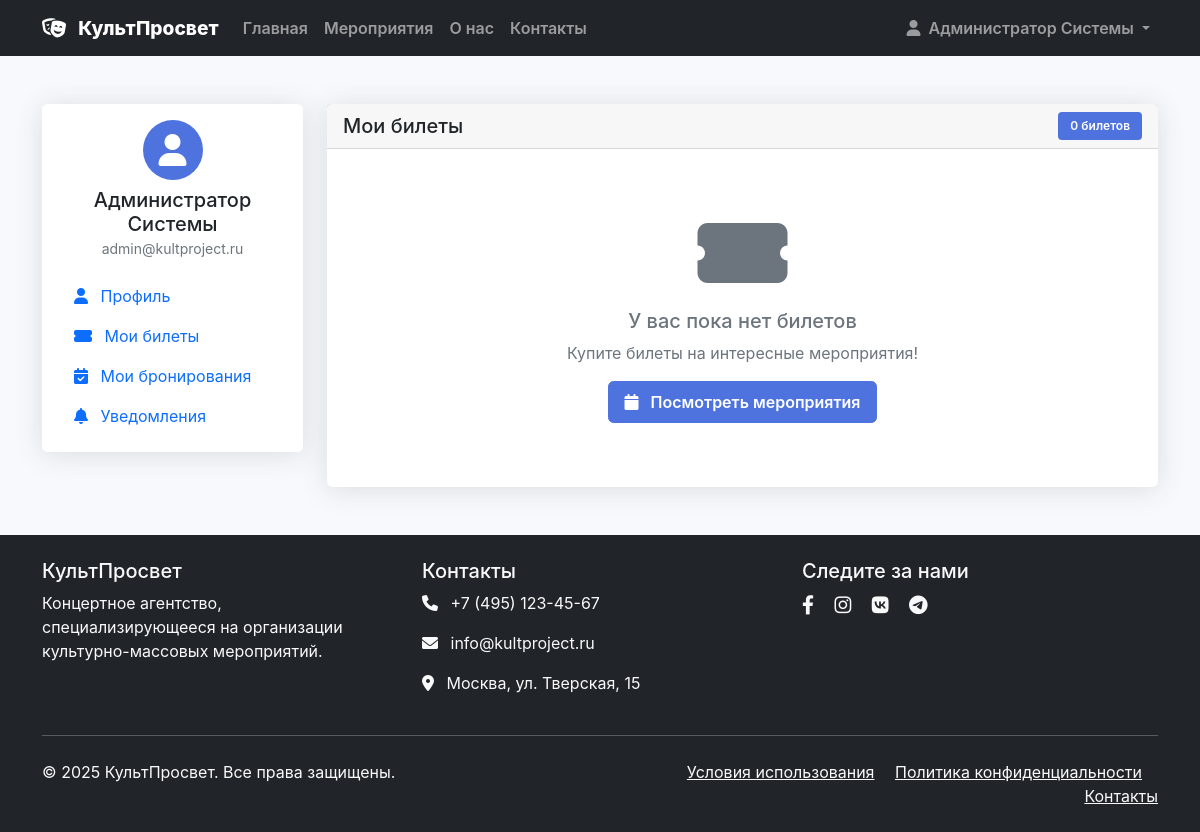
The app's page /my-tickets.php (signed in) with its own data.
### tables this page shows
CREATE TABLE users (
    id INT AUTO_INCREMENT PRIMARY KEY,
    email VARCHAR(255) UNIQUE NOT NULL,
    password VARCHAR(255) NOT NULL,
    first_name VARCHAR(100) NOT NULL,
    last_name VARCHAR(100) NOT NULL,
    phone VARCHAR(20),
    role ENUM('admin', 'manager', 'client') DEFAULT 'client',
    created_at TIMESTAMP DEFAULT CURRENT_TIMESTAMP,
    updated_at TIMESTAMP DEFAULT CURRENT_TIMESTAMP ON UPDATE CURRENT_TIMESTAMP,
    is_active BOOLEAN DEFAULT TRUE
);

### includes/database.php (called while the page is built, shortened)
<?php
class Database {
    private static $instance = null;
    private $pdo;
    private function __construct() {
        try {
            $this->pdo = new PDO(
                "mysql:host=" . DB_HOST . ";dbname=" . DB_NAME . ";charset=" . DB_CHARSET,
                DB_USER,
                DB_PASS,
                [
                    PDO::ATTR_ERRMODE => PDO::ERRMODE_EXCEPTION,
                    PDO::ATTR_DEFAULT_FETCH_MODE => PDO::FETCH_ASSOC,
                    PDO::ATTR_EMULATE_PREPARES => false
                ]
            );
        } catch (PDOException $e) {
            die("Ошибка подключения к базе данных: " . $e->getMessage());
        }
    }
    public static function getInstance() {
        if (self::$instance === null) {
            self::$instance = new self();
        }
        return self::$instance;
    }
    public function query($sql, $params = []) {
        $stmt = $this->pdo->prepare($sql);
        $stmt->execute($params);
        return $stmt;
    }
    public function fetch($sql, $params = []) {
        $stmt = $this->query($sql, $params);
        return $stmt->fetch();
    }
    public function fetchAll($sql, $params = []) {
        $stmt = $this->query($sql, $params);
        return $stmt->fetchAll();
    }
}
?>

### includes/functions.php (called while the page is built, shortened)
<?php
require_once __DIR__ . '/database.php';
class Auth {
    private $db;
    public function __construct() {
        $this->db = Database::getInstance();
    }
    public function isLoggedIn() {
        return isset($_SESSION['user_id']);
    }
    public function getCurrentUser() {
        return $this->db->fetch(
            "SELECT * FROM users WHERE id = ?",
            [$_SESSION['user_id']]
        );
    }
}
?>

### my-tickets.php (the view, shortened to what this page needs)
<?php
require_once 'includes/functions.php';
$auth = new Auth();
$auth->requireLogin();
$db = Database::getInstance();
$user = $auth->getCurrentUser();
$tickets = $db->fetchAll(
    "SELECT
        t.*,
        e.title as event_title,
        e.event_date,
        e.venue,
        s.seat_number,
        s.row_number,
        s.section,
        pc.name as category_name,
        pc.price
     FROM tickets t
     JOIN ticket_orders `to` ON t.order_id = `to`.id
     JOIN bookings b ON `to`.booking_id = b.id
     JOIN events e ON b.event_id = e.id
     JOIN seats s ON `to`.seat_id = s.id
     LEFT JOIN price_categories pc ON s.price_category_id = pc.id
     WHERE b.user_id = ?
     ORDER BY e.event_date DESC, t.created_at DESC",
    [$user['id']]
);
?>
<div class="container my-5">
    <div class="row">
        <div class="col-lg-3">
            <div class="card">
                <div class="card-body">
                    <div class="text-center mb-3">
                        <div class="avatar bg-primary text-white rounded-circle d-inline-flex align-items-center justify-content-center" style="width: 60px; height: 60px;">
                            <i class="fas fa-user fa-2x"></i>
                        </div>
                        <h5 class="mt-2 mb-0"><?php echo htmlspecialchars($user['first_name'] . ' ' . $user['last_name']); ?></h5>
                        <small class="text-muted"><?php echo htmlspecialchars($user['email']); ?></small>
                    </div>
                    <nav class="nav flex-column">
                        <a class="nav-link" href="/profile.php">
                            <i class="fas fa-user me-2"></i>
                            Профиль
                        </a>
                        <a class="nav-link active" href="/my-tickets.php">
                            <i class="fas fa-ticket-alt me-2"></i>
                            Мои билеты
                        </a>
                        <a class="nav-link" href="/my-bookings.php">
                            <i class="fas fa-calendar-check me-2"></i>
                            Мои бронирования
                        </a>
                        <a class="nav-link" href="/notifications.php">
                            <i class="fas fa-bell me-2"></i>
                            Уведомления
                        </a>
                    </nav>
                </div>
            </div>
        </div>
        <div class="col-lg-9">
            <div class="card">
                <div class="card-header d-flex justify-content-between align-items-center">
                    <h5 class="mb-0">Мои билеты</h5>
                    <span class="badge bg-primary"><?php echo count($tickets); ?> билетов</span>
                </div>
                <div class="card-body">
                    <?php if (empty($tickets)): ?>
                        <div class="text-center py-5">
                            <i class="fas fa-ticket-alt text-muted display-1 mb-3"></i>
                            <h5 class="text-muted">У вас пока нет билетов</h5>
                            <p class="text-muted">Купите билеты на интересные мероприятия!</p>
                            <a href="/events.php" class="btn btn-primary">
                                <i class="fas fa-calendar me-2"></i>
                                Посмотреть мероприятия
                            </a>
                        </div>
                    <?php endif; ?>
                </div>
            </div>
        </div>
    </div>
</div>
<?php
include 'header.php';
?>

### assets/css/style.css (style rules this page uses)
:root { --primary-color: #4e73df; --secondary-color: #858796; --success-color: #1cc88a; --info-color: #36b9cc; --warning-color: #f6c23e; --danger-color: #e74a3b; --light-color: #f8f9fc; --dark-color: #5a5c69; }
body { font-family: 'Nunito', -apple-system, BlinkMacSystemFont, 'Segoe UI', 'Roboto', 'Helvetica Neue', Arial, sans-serif; background-color: #f8f9fc; }
.card { border: none; border-radius: 0.35rem; box-shadow: 0 0.15rem 1.75rem 0 rgba(58, 59, 69, 0.15); transition: all 0.3s ease-in-out; }
.btn { border-radius: 0.35rem; font-weight: 600; padding: 0.5rem 1rem; transition: all 0.3s ease-in-out; }
.btn-primary { background-color: var(--primary-color); border-color: var(--primary-color); }
.avatar { background-color: var(--primary-color); color: white; border-radius: 50%; display: inline-flex; align-items: center; justify-content: center; font-weight: 600; }
.badge { font-weight: 600; padding: 0.5rem 0.75rem; border-radius: 0.25rem; }
.bg-primary { background-color: var(--primary-color) !important; }

### records on screen
users: first_name+last_name "Администратор Системы", email "admin@kultproject.ru"

### other values on screen
SITE_NAME "КультПросвет"
$_SESSION['user_name'] "Администратор Системы"
count($tickets) "0"
